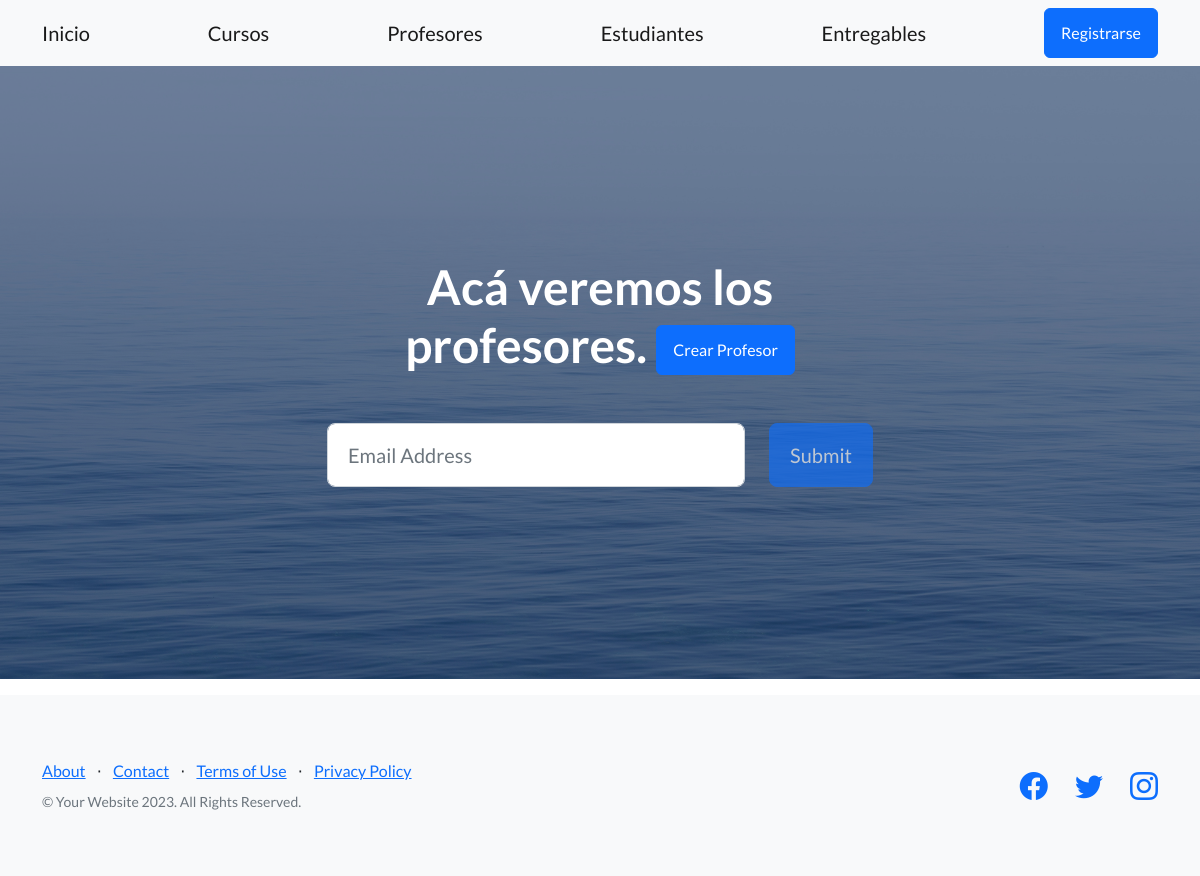
The page /AC/profes/ on the database as committed earlier.
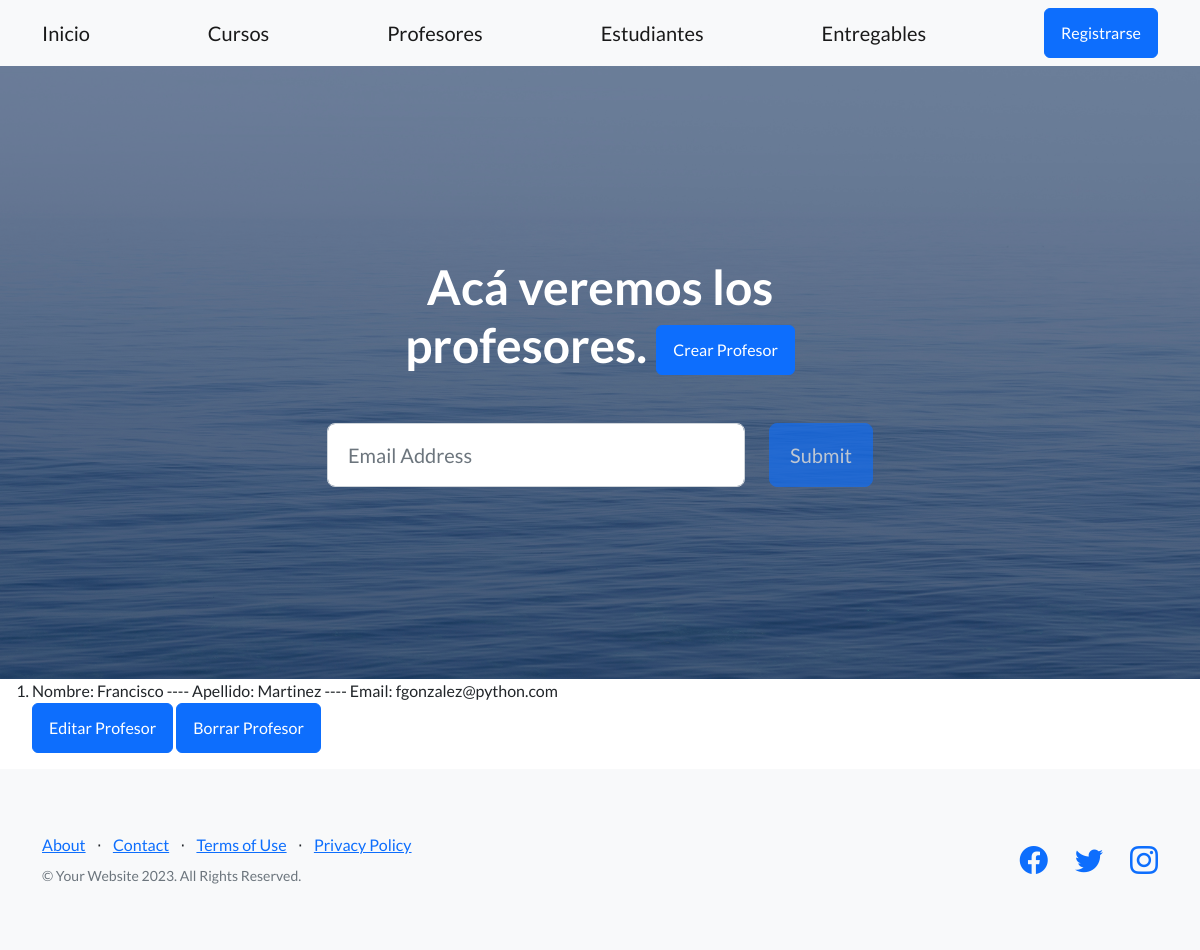
The same page on the database as committed later.
### AppCoder/models.py (models this page shows)
class Profesor(models.Model):
    nombre = models.CharField(max_length=30)
    apellido = models.CharField(max_length=30)
    email = models.EmailField()
    profesion = models.CharField(max_length=30)

### AppCoder/views.py (the view)
# urls.py: path("profes/", ver_profes, name="VerProfes"),
def ver_profes(request):
    todos = Profesor.objects.all()
    return render(request, "AppCoder/ver_profes.html", {"profes":todos})

### AppCoder/templates/AppCoder/ver_profes.html
{% extends "AppCoder/padre.html" %}
{% block titulo %}
Acá veremos los profesores.
<a class="btn btn-primary" href="{% url 'CrearProfes' %}">Crear Profesor</a>
{% endblock %}
{% block formulario %}
<ol>
    {% for profe in profes %}
        <li>
            Nombre: {{profe.nombre}} ---- Apellido: {{profe.apellido}} ---- Email: {{profe.email}}
        </li>
        <a class="btn btn-primary" href="{% url 'Actualizar Profesor' profe.nombre %}">Editar Profesor</a>
        <a class="btn btn-primary" href="{% url 'BorrarProfe' profe.nombre %}">Borrar Profesor</a>
    {% endfor %}
    </ol>
{% endblock  %}

Rows that differ between the two databases and show on the page:
added Profesor: nombre "Francisco", apellido "Martinez", email "fgonzalez@python.com"
